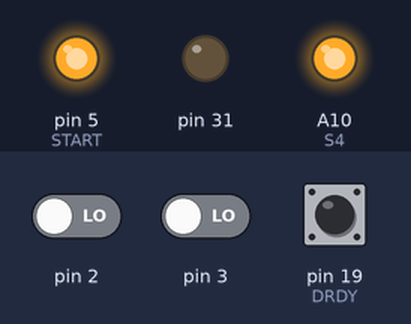
A program run on a simulated Arduino Mega 2560, built with avr-gcc and run on an emulated ATmega2560. On the bench: output pins drawn as LEDs (lit = HIGH). The test bench sets the inputs (shaded band); at power-on: pin 19 (DRDY) HIGH, pin 2 LOW, pin 3 LOW. Storage starts empty; pins used as bus, display or sensor lines are not drawn.

Above: at 1.2 s.
1.3 s: pin 19 (DRDY) pulsed LOW 5 times (0.12 s each, 0.3 s apart)
At 2.3 s:
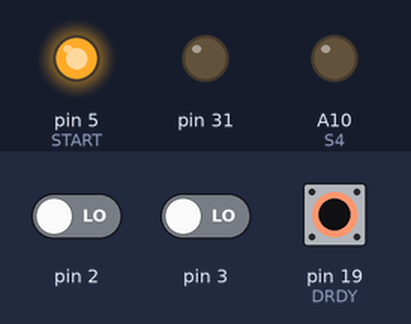
Timing chart, 0 to 4.3 s (numbered marks = the images above; inputs shaded):
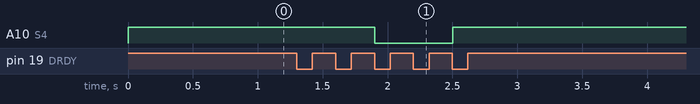

The program:

main.cpp
```cpp
#include "Arduino.h"
#include "Modules.h"
#include <stdlib.h>
#include <SPI.h>
#include "SD.h"

#define START 5
#define DRDY 19
#define SCLK 4
#define S1 A9
#define S2 A8
#define S3 A11
#define S4 A10
#define CS 53
#define RE 6
#define DE 7

volatile byte dataReadyFlag;
volatile byte data;

unsigned long signal = 0, sum = 0,sum1 = 0, volt = 0;
int iter = 0, mode = 0;
float buf_rentgen[46], mkrentgen = 0.0;

void count()
{
    signal++;
}

void dataReady()
{
    // do somth
    dataReadyFlag = 1;
    digitalWrite(13, HIGH);
    digitalWrite(13, LOW);
}

void setup()
{
    pinMode(31, OUTPUT);
    attachInterrupt(0, count, RISING);
    attachInterrupt(1, count, RISING);

    pinMode(START, OUTPUT);
    pinMode(DRDY, INPUT);
    pinMode(SCLK, OUTPUT);
    pinMode(S1, OUTPUT);
    pinMode(S2, OUTPUT);
    pinMode(S3, OUTPUT);
    pinMode(S4, OUTPUT);

    digitalWrite(S1, LOW);
    digitalWrite(S2, LOW);
    digitalWrite(S3, HIGH);
    digitalWrite(S4, HIGH);

    pinMode(CS, OUTPUT);
    SD.begin(CS);

    digitalWrite(START, HIGH);
    digitalWrite(SCLK, LOW);

    dataReadyFlag = 0;

    attachInterrupt(4, dataReady, FALLING);

    memset(buf_rentgen, 0, 46);

}

void loop()
{
   unsigned long start = 0, stop = 0, stop1 = 0, start1 = 0;
   float buf_signal;
   start = millis();
   start1 = millis();
   delay(10);
   while (dataReadyFlag != 1) {;}
   dataReadyFlag = 0;
   noInterrupts();

   delayMicroseconds(5);

   for (volatile int i = 0; i < 25; i++)
   {
       digitalWrite(SCLK, HIGH);
       delayMicroseconds(5);
       digitalWrite(SCLK, LOW);
       delayMicroseconds(5);
       data = digitalRead(DRDY);
       volt |= (data&0x01) << 24-i;
   }
//     magic
   EIFR |= 1 << 2;

   interrupts();
//    log_data(mode, volt);
   volt = 0;
   stop = millis();
   sum = sum + (stop - start);
   start = 0;
   stop = 0;
   if(sum > 500)
   {
       mode++;
       sum = 0;
       mode = changeMode(mode);
   }
   stop1 = millis();
   sum1 = sum1 + (stop1 - start1);
   stop1 = 0;
   start1 = 0;
   if(sum1 > 1000)
   {
       buf_signal = float(signal);
       if(mkrentgen == 0.0)
       {
           if(iter < 46)
           {
               buf_rentgen[iter] = buf_signal;
               signal = 0;
               sum1 = 0;
               log_rad(buf_rentgen[iter]);
//                Serial2.print("BufRad: ");Serial2.println(buf_rentgen[iter]);
           }
           iter++;
           if(iter == 46)
           {
               for (int i = 0; i < 46; ++i)
               {
                   mkrentgen = mkrentgen + buf_rentgen[i];
               }
               mkrentgen = mkrentgen/2.0;
//                Serial2.print("Rad: ");Serial2.println(mkrentgen);
               log_rad(mkrentgen);
               iter = 0;
               signal = 0;
           }
       }
       else
       {
           buf_rentgen[iter] = buf_signal;
           mkrentgen = 0.0;
           for (int i = 0; i < 46; ++i)
           {
               mkrentgen = mkrentgen + buf_rentgen[i];
           }
           mkrentgen = mkrentgen/2.0;
           signal = 0;
           sum1 = 0;
//            Serial2.print("Rad: ");Serial2.println(mkrentgen);
           log_rad(mkrentgen);
           iter++;
           if(iter == 46)
           {
               iter = 0;
           }
       }
   }
}
```

Modules.cpp
```cpp
#include <Arduino.h>
#include <SPI.h>
#include "Modules.h"
#include "SD.h"
#include "Wire.h"

#define S1 A9
#define S2 A8
#define S3 A11
#define S4 A10

int changeMode(int mode)
{
    switch(mode)
    {
        case 1:
            digitalWrite(S1, LOW);
            digitalWrite(S2, HIGH);
            digitalWrite(S3, LOW);
            digitalWrite(S4, HIGH);
            delayMicroseconds(5);
            break;
        case 2:
            digitalWrite(S1, HIGH);
            digitalWrite(S2, LOW);
            digitalWrite(S3, HIGH);
            digitalWrite(S4, LOW);
            delayMicroseconds(5);
            break;
        default:
            mode = 0;
            digitalWrite(S1, LOW);
            digitalWrite(S2, LOW);
            digitalWrite(S3, HIGH);
            digitalWrite(S4, HIGH);
            delayMicroseconds(5);
    }
    return mode;
}

void log_data(int mode, unsigned long volt)
{
    File f = SD.open("LOG.txt", FILE_WRITE);
    if(f)
    {
        f.print(mode);
        f.print(';');
        f.println(volt);
        f.close();
    }

}

void log_rad(float mkrentgen)
{
    File f = SD.open("radiation.txt", FILE_WRITE);
    if(f)
    {
        f.println(mkrentgen);
        f.close();
    }

}
```

Modules.h
```cpp
#ifndef PAYLOAD_TOOLS_H
#define PAYLOAD_TOOLS_H

#define RE 6
#define DE 7

int changeMode(int);
void log_data(int, unsigned long);
void log_rad(float);

typedef union binaryFloat
{
    float value;
    byte bin[4];
}
        binaryFloat;

#endif //PAYLOAD_TOOLS_H
```

Measured:
- after the input at 1.3 s, A10 (S4): HIGH → LOW after 0.60 s, → HIGH 0.60 s later
